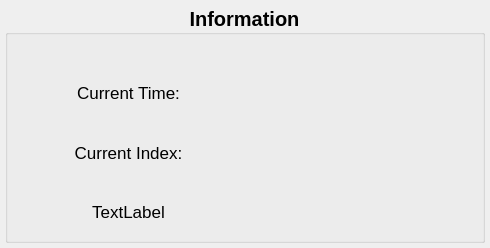
<?xml version="1.0" encoding="UTF-8"?>
<ui version="4.0">
 <class>Form</class>
 <widget class="QWidget" name="Form">
  <property name="geometry">
   <rect>
    <x>0</x>
    <y>0</y>
    <width>490</width>
    <height>248</height>
   </rect>
  </property>
  <property name="windowTitle">
   <string>Form</string>
  </property>
  <layout class="QHBoxLayout" name="horizontalLayout">
   <property name="spacing">
    <number>5</number>
   </property>
   <property name="leftMargin">
    <number>5</number>
   </property>
   <property name="topMargin">
    <number>5</number>
   </property>
   <property name="rightMargin">
    <number>5</number>
   </property>
   <property name="bottomMargin">
    <number>5</number>
   </property>
   <item>
    <widget class="QGroupBox" name="groupBox">
     <property name="font">
      <font>
       <pointsize>15</pointsize>
       <weight>75</weight>
       <bold>true</bold>
      </font>
     </property>
     <property name="title">
      <string>Information</string>
     </property>
     <property name="alignment">
      <set>Qt::AlignCenter</set>
     </property>
     <layout class="QHBoxLayout" name="horizontalLayout_2">
      <property name="spacing">
       <number>3</number>
      </property>
      <property name="leftMargin">
       <number>5</number>
      </property>
      <property name="topMargin">
       <number>30</number>
      </property>
      <property name="rightMargin">
       <number>5</number>
      </property>
      <property name="bottomMargin">
       <number>0</number>
      </property>
      <item>
       <layout class="QGridLayout" name="layout">
        <item row="1" column="1">
         <widget class="QLabel" name="idx_label">
          <property name="font">
           <font>
            <pointsize>13</pointsize>
            <weight>50</weight>
            <bold>false</bold>
           </font>
          </property>
          <property name="text">
           <string/>
          </property>
          <property name="alignment">
           <set>Qt::AlignCenter</set>
          </property>
         </widget>
        </item>
        <item row="2" column="0">
         <widget class="QLabel" name="label_10">
          <property name="font">
           <font>
            <pointsize>13</pointsize>
            <weight>50</weight>
            <bold>false</bold>
           </font>
          </property>
          <property name="text">
           <string>TextLabel</string>
          </property>
          <property name="alignment">
           <set>Qt::AlignCenter</set>
          </property>
         </widget>
        </item>
        <item row="0" column="1">
         <widget class="QLabel" name="time_label">
          <property name="font">
           <font>
            <pointsize>13</pointsize>
            <weight>50</weight>
            <bold>false</bold>
           </font>
          </property>
          <property name="text">
           <string/>
          </property>
          <property name="alignment">
           <set>Qt::AlignCenter</set>
          </property>
         </widget>
        </item>
        <item row="2" column="1">
         <widget class="QLabel" name="label_9">
          <property name="font">
           <font>
            <pointsize>13</pointsize>
            <weight>50</weight>
            <bold>false</bold>
           </font>
          </property>
          <property name="text">
           <string/>
          </property>
          <property name="alignment">
           <set>Qt::AlignCenter</set>
          </property>
         </widget>
        </item>
        <item row="0" column="0">
         <widget class="QLabel" name="label">
          <property name="font">
           <font>
            <pointsize>13</pointsize>
            <weight>50</weight>
            <bold>false</bold>
           </font>
          </property>
          <property name="text">
           <string>Current Time:</string>
          </property>
          <property name="alignment">
           <set>Qt::AlignCenter</set>
          </property>
         </widget>
        </item>
        <item row="1" column="0">
         <widget class="QLabel" name="label_4">
          <property name="font">
           <font>
            <pointsize>13</pointsize>
            <weight>50</weight>
            <bold>false</bold>
           </font>
          </property>
          <property name="text">
           <string>Current Index:</string>
          </property>
          <property name="alignment">
           <set>Qt::AlignCenter</set>
          </property>
         </widget>
        </item>
       </layout>
      </item>
     </layout>
    </widget>
   </item>
  </layout>
 </widget>
 <resources/>
 <connections/>
</ui>
